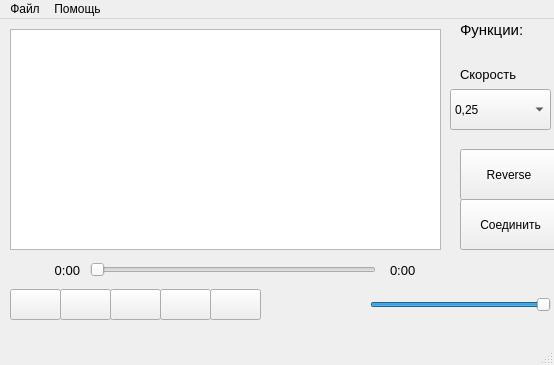
<?xml version="1.0" encoding="UTF-8"?>
<ui version="4.0">
 <class>MainWindow</class>
 <widget class="QMainWindow" name="MainWindow">
  <property name="geometry">
   <rect>
    <x>0</x>
    <y>0</y>
    <width>554</width>
    <height>365</height>
   </rect>
  </property>
  <property name="windowTitle">
   <string>MainWindow</string>
  </property>
  <widget class="QWidget" name="centralwidget">
   <widget class="QPushButton" name="previousButton">
    <property name="geometry">
     <rect>
      <x>10</x>
      <y>270</y>
      <width>51</width>
      <height>31</height>
     </rect>
    </property>
    <property name="text">
     <string/>
    </property>
    <property name="icon">
     <iconset>
      <normaloff>../Documents/mediaplayer/images/control-skip-180.png</normaloff>../Documents/mediaplayer/images/control-skip-180.png</iconset>
    </property>
   </widget>
   <widget class="QPushButton" name="play">
    <property name="geometry">
     <rect>
      <x>60</x>
      <y>270</y>
      <width>51</width>
      <height>31</height>
     </rect>
    </property>
    <property name="text">
     <string/>
    </property>
    <property name="icon">
     <iconset>
      <normaloff>../Documents/mediaplayer/images/control.png</normaloff>../Documents/mediaplayer/images/control.png</iconset>
    </property>
   </widget>
   <widget class="QPushButton" name="pause">
    <property name="geometry">
     <rect>
      <x>160</x>
      <y>270</y>
      <width>51</width>
      <height>31</height>
     </rect>
    </property>
    <property name="text">
     <string/>
    </property>
    <property name="icon">
     <iconset>
      <normaloff>../Documents/mediaplayer/images/control-pause.png</normaloff>../Documents/mediaplayer/images/control-pause.png</iconset>
    </property>
   </widget>
   <widget class="QPushButton" name="stop">
    <property name="geometry">
     <rect>
      <x>110</x>
      <y>270</y>
      <width>51</width>
      <height>31</height>
     </rect>
    </property>
    <property name="text">
     <string/>
    </property>
    <property name="icon">
     <iconset>
      <normaloff>../Documents/mediaplayer/images/control-stop-square.png</normaloff>../Documents/mediaplayer/images/control-stop-square.png</iconset>
    </property>
   </widget>
   <widget class="QPushButton" name="next">
    <property name="geometry">
     <rect>
      <x>210</x>
      <y>270</y>
      <width>51</width>
      <height>31</height>
     </rect>
    </property>
    <property name="text">
     <string/>
    </property>
    <property name="icon">
     <iconset>
      <normaloff>../Documents/mediaplayer/images/control-skip.png</normaloff>../Documents/mediaplayer/images/control-skip.png</iconset>
    </property>
   </widget>
   <widget class="QSlider" name="volume_slider">
    <property name="geometry">
     <rect>
      <x>370</x>
      <y>270</y>
      <width>181</width>
      <height>31</height>
     </rect>
    </property>
    <property name="maximum">
     <number>100</number>
    </property>
    <property name="value">
     <number>100</number>
    </property>
    <property name="orientation">
     <enum>Qt::Horizontal</enum>
    </property>
   </widget>
   <widget class="QLabel" name="label">
    <property name="geometry">
     <rect>
      <x>350</x>
      <y>270</y>
      <width>21</width>
      <height>31</height>
     </rect>
    </property>
    <property name="text">
     <string/>
    </property>
    <property name="pixmap">
     <pixmap>../Documents/mediaplayer/images/speaker-volume.png</pixmap>
    </property>
   </widget>
   <widget class="QLabel" name="label_2">
    <property name="geometry">
     <rect>
      <x>460</x>
      <y>0</y>
      <width>81</width>
      <height>21</height>
     </rect>
    </property>
    <property name="font">
     <font>
      <pointsize>11</pointsize>
     </font>
    </property>
    <property name="text">
     <string>Функции:</string>
    </property>
   </widget>
   <widget class="QPushButton" name="reverse">
    <property name="geometry">
     <rect>
      <x>460</x>
      <y>130</y>
      <width>98</width>
      <height>51</height>
     </rect>
    </property>
    <property name="text">
     <string>Reverse</string>
    </property>
   </widget>
   <widget class="QLabel" name="label_3">
    <property name="geometry">
     <rect>
      <x>460</x>
      <y>40</y>
      <width>81</width>
      <height>31</height>
     </rect>
    </property>
    <property name="font">
     <font>
      <pointsize>10</pointsize>
     </font>
    </property>
    <property name="text">
     <string>Скорость</string>
    </property>
   </widget>
   <widget class="QComboBox" name="speed">
    <property name="geometry">
     <rect>
      <x>450</x>
      <y>70</y>
      <width>101</width>
      <height>41</height>
     </rect>
    </property>
    <item>
     <property name="text">
      <string>0,25</string>
     </property>
    </item>
    <item>
     <property name="text">
      <string>0,5</string>
     </property>
    </item>
    <item>
     <property name="text">
      <string>0,75</string>
     </property>
    </item>
    <item>
     <property name="text">
      <string>1</string>
     </property>
    </item>
    <item>
     <property name="text">
      <string>1,25</string>
     </property>
    </item>
    <item>
     <property name="text">
      <string>1,5</string>
     </property>
    </item>
    <item>
     <property name="text">
      <string>1,75</string>
     </property>
    </item>
    <item>
     <property name="text">
      <string>2</string>
     </property>
    </item>
   </widget>
   <widget class="QPushButton" name="add">
    <property name="geometry">
     <rect>
      <x>460</x>
      <y>180</y>
      <width>101</width>
      <height>51</height>
     </rect>
    </property>
    <property name="text">
     <string>Соединить</string>
    </property>
   </widget>
   <widget class="QLabel" name="time">
    <property name="geometry">
     <rect>
      <x>0</x>
      <y>240</y>
      <width>80</width>
      <height>22</height>
     </rect>
    </property>
    <property name="minimumSize">
     <size>
      <width>80</width>
      <height>0</height>
     </size>
    </property>
    <property name="font">
     <font>
      <pointsize>10</pointsize>
     </font>
    </property>
    <property name="text">
     <string>0:00</string>
    </property>
    <property name="alignment">
     <set>Qt::AlignRight|Qt::AlignTrailing|Qt::AlignVCenter</set>
    </property>
   </widget>
   <widget class="QSlider" name="time_slider">
    <property name="geometry">
     <rect>
      <x>90</x>
      <y>240</y>
      <width>286</width>
      <height>21</height>
     </rect>
    </property>
    <property name="orientation">
     <enum>Qt::Horizontal</enum>
    </property>
   </widget>
   <widget class="QLabel" name="total_time">
    <property name="geometry">
     <rect>
      <x>390</x>
      <y>240</y>
      <width>80</width>
      <height>22</height>
     </rect>
    </property>
    <property name="minimumSize">
     <size>
      <width>80</width>
      <height>0</height>
     </size>
    </property>
    <property name="font">
     <font>
      <pointsize>10</pointsize>
     </font>
    </property>
    <property name="text">
     <string>0:00</string>
    </property>
    <property name="alignment">
     <set>Qt::AlignLeading|Qt::AlignLeft|Qt::AlignVCenter</set>
    </property>
   </widget>
   <widget class="PlotWidget" name="plot">
    <property name="geometry">
     <rect>
      <x>10</x>
      <y>10</y>
      <width>431</width>
      <height>221</height>
     </rect>
    </property>
   </widget>
  </widget>
  <widget class="QMenuBar" name="menubar">
   <property name="geometry">
    <rect>
     <x>0</x>
     <y>0</y>
     <width>554</width>
     <height>21</height>
    </rect>
   </property>
   <widget class="QMenu" name="menuFile">
    <property name="title">
     <string>Файл</string>
    </property>
    <addaction name="separator"/>
    <addaction name="open"/>
    <addaction name="save"/>
    <addaction name="save_as"/>
   </widget>
   <widget class="QMenu" name="menu">
    <property name="title">
     <string>Помощь</string>
    </property>
    <addaction name="aboutprogram"/>
   </widget>
   <addaction name="menuFile"/>
   <addaction name="menu"/>
  </widget>
  <widget class="QStatusBar" name="statusbar"/>
  <action name="open">
   <property name="text">
    <string>Open</string>
   </property>
  </action>
  <action name="save">
   <property name="text">
    <string>Save</string>
   </property>
  </action>
  <action name="aboutprogram">
   <property name="text">
    <string>О программе</string>
   </property>
  </action>
  <action name="save_as">
   <property name="text">
    <string>Save as...</string>
   </property>
  </action>
 </widget>
 <customwidgets>
  <customwidget>
   <class>PlotWidget</class>
   <extends>QGraphicsView</extends>
   <header location="global">pyqtgraph</header>
  </customwidget>
 </customwidgets>
 <resources/>
 <connections/>
</ui>
